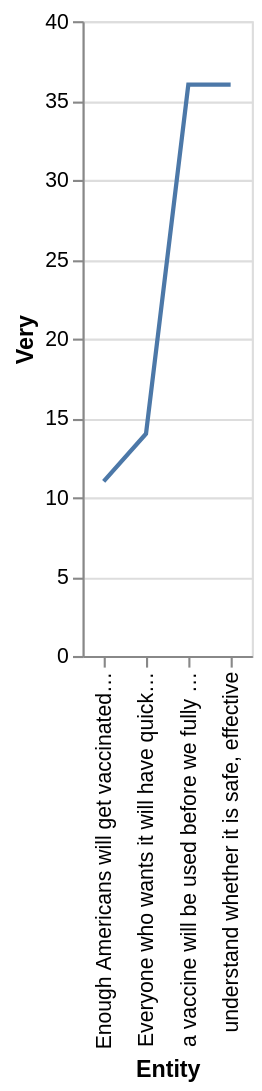

The Vega-Lite source for this figure:
### Vega-Lite specification from a JSON file in a GitHub repository (floating-point values rounded to 4 significant figures)
{"$schema": "https://vega.github.io/schema/vega-lite/v5.json", "description": "Line chart auto-generated from CSV", "data": {"values": [{"Entity": "Everyone who wants it will have quick and easy access", "Very": "14", "Somewhat": "34", "Not too/Not atall": "51"}, {"Entity": "Enough Americans will get vaccinated to stop the disease's spread", "Very": "11", "Somewhat": "42", "Not too/Not atall": "46"}, {"Entity": "understand whether it is safe, effective", "Very": "36", "Somewhat": "41", "Not too/Not atall": "22"}, {"Entity": "a vaccine will be used before we fully understand whether it is safe, effective", "Very": "36", "Somewhat": "41", "Not too/Not atall": "22"}]}, "mark": "line", "encoding": {"x": {"field": "Entity", "type": "ordinal"}, "y": {"field": "Very", "type": "quantitative"}}}
